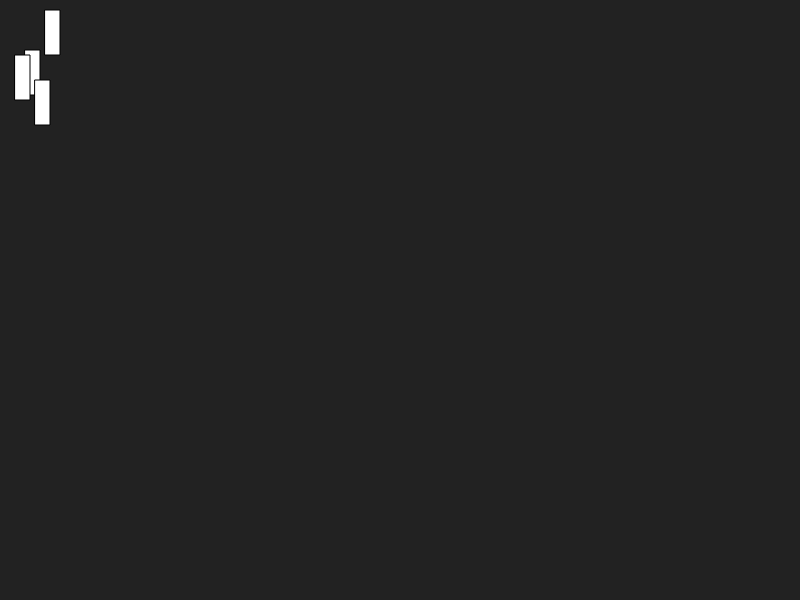
Frame 1 (no input)
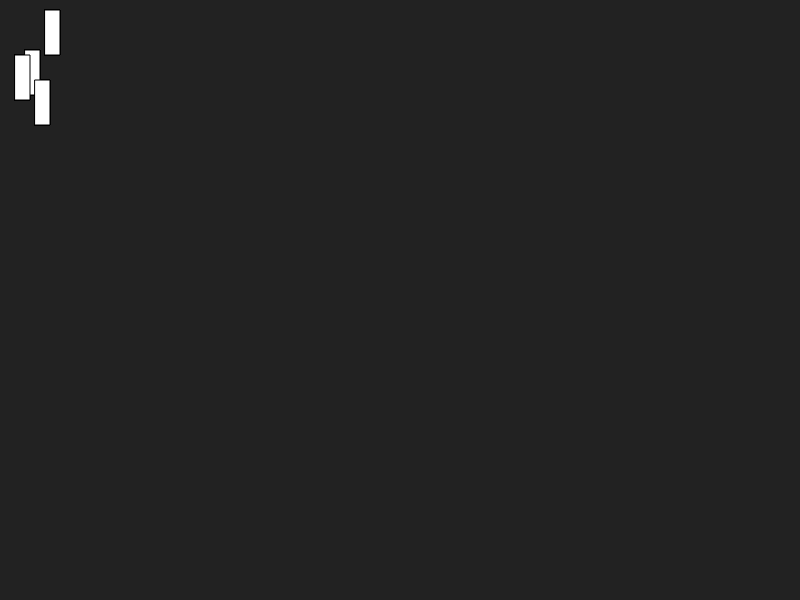
Frame 60 (no input)
Frame 120 (the mouse pressed at the canvas centre since frame 60): identical to frame 60, image omitted

The p5.js sketch that drew these frames (run headless with seeded random() and noise() and a simulated clock; from frame 60 on, the mouse is pressed at the canvas centre):

// p5.js sketch
// ── sketch.js
let rectWidth = 15;
let rectHeight = 45;

function setup() {
  createCanvas(800, 600);
  background("#222222");
}

function draw() {
  rect(25, 50, rectWidth, rectHeight);
  rect(15, 55, rectWidth, rectHeight);
  rect(35, 80, rectWidth, rectHeight);
  rect(45, 10, rectWidth, rectHeight);

}
